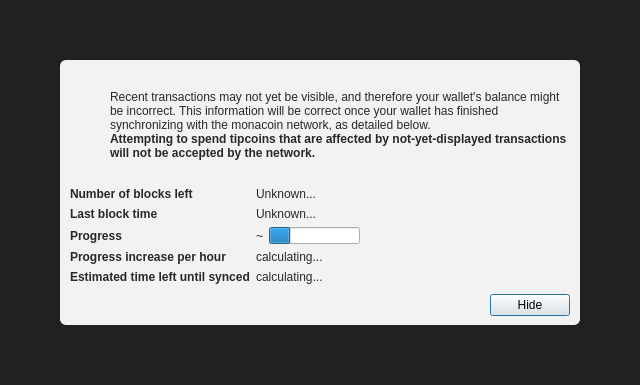
<?xml version="1.0" encoding="UTF-8"?>
<ui version="4.0">
 <class>ModalOverlay</class>
 <widget class="ModalOverlay" name="ModalOverlay">
  <property name="geometry">
   <rect>
    <x>0</x>
    <y>0</y>
    <width>640</width>
    <height>385</height>
   </rect>
  </property>
  <property name="windowTitle">
   <string>Form</string>
  </property>
  <layout class="QVBoxLayout" name="verticalLayout" stretch="0">
   <property name="sizeConstraint">
    <enum>QLayout::SetDefaultConstraint</enum>
   </property>
   <property name="leftMargin">
    <number>0</number>
   </property>
   <property name="topMargin">
    <number>0</number>
   </property>
   <property name="rightMargin">
    <number>0</number>
   </property>
   <property name="bottomMargin">
    <number>0</number>
   </property>
   <item>
    <widget class="QWidget" name="bgWidget" native="true">
     <property name="styleSheet">
      <string notr="true">#bgWidget { background: rgba(0,0,0,220); }</string>
     </property>
     <layout class="QVBoxLayout" name="verticalLayoutMain" stretch="1">
      <property name="leftMargin">
       <number>60</number>
      </property>
      <property name="topMargin">
       <number>60</number>
      </property>
      <property name="rightMargin">
       <number>60</number>
      </property>
      <property name="bottomMargin">
       <number>60</number>
      </property>
      <item>
       <widget class="QWidget" name="contentWidget" native="true">
        <property name="styleSheet">
         <string notr="true">#contentWidget { background: rgba(255,255,255,240); border-radius: 6px; }

QLabel { color: rgb(40,40,40);  }</string>
        </property>
        <layout class="QVBoxLayout" name="verticalLayoutSub" stretch="1,0,0,0">
         <property name="spacing">
          <number>0</number>
         </property>
         <property name="leftMargin">
          <number>10</number>
         </property>
         <property name="topMargin">
          <number>10</number>
         </property>
         <property name="rightMargin">
          <number>10</number>
         </property>
         <property name="bottomMargin">
          <number>10</number>
         </property>
         <item>
          <layout class="QHBoxLayout" name="horizontalLayoutIconText" stretch="0,1">
           <property name="topMargin">
            <number>20</number>
           </property>
           <item>
            <layout class="QVBoxLayout" name="verticalLayoutIcon">
             <property name="leftMargin">
              <number>0</number>
             </property>
             <item>
              <widget class="QPushButton" name="warningIcon">
               <property name="enabled">
                <bool>false</bool>
               </property>
               <property name="text">
                <string/>
               </property>
               <property name="icon">
                <iconset>
                 <normaloff>:/icons/warning</normaloff>
                 <disabledoff>:/icons/warning</disabledoff>:/icons/warning</iconset>
               </property>
               <property name="iconSize">
                <size>
                 <width>48</width>
                 <height>48</height>
                </size>
               </property>
               <property name="flat">
                <bool>true</bool>
               </property>
              </widget>
             </item>
             <item>
              <spacer name="verticalSpacerWarningIcon">
               <property name="orientation">
                <enum>Qt::Vertical</enum>
               </property>
               <property name="sizeHint" stdset="0">
                <size>
                 <width>20</width>
                 <height>40</height>
                </size>
               </property>
              </spacer>
             </item>
            </layout>
           </item>
           <item>
            <layout class="QVBoxLayout" name="verticalLayoutInfoText">
             <property name="leftMargin">
              <number>0</number>
             </property>
             <property name="topMargin">
              <number>0</number>
             </property>
             <item>
              <widget class="QLabel" name="infoText">
               <property name="text">
                <string>Recent transactions may not yet be visible, and therefore your wallet's balance might be incorrect. This information will be correct once your wallet has finished synchronizing with the monacoin network, as detailed below.</string>
               </property>
               <property name="textFormat">
                <enum>Qt::RichText</enum>
               </property>
               <property name="wordWrap">
                <bool>true</bool>
               </property>
              </widget>
             </item>
             <item>
              <widget class="QLabel" name="infoTextStrong">
               <property name="font">
                <font>
                 <weight>75</weight>
                 <bold>true</bold>
                </font>
               </property>
               <property name="text">
                <string>Attempting to spend tipcoins that are affected by not-yet-displayed transactions will not be accepted by the network.</string>
               </property>
               <property name="textFormat">
                <enum>Qt::RichText</enum>
               </property>
               <property name="wordWrap">
                <bool>true</bool>
               </property>
              </widget>
             </item>
             <item>
              <spacer name="verticalSpacerInTextSpace">
               <property name="orientation">
                <enum>Qt::Vertical</enum>
               </property>
               <property name="sizeHint" stdset="0">
                <size>
                 <width>20</width>
                 <height>40</height>
                </size>
               </property>
              </spacer>
             </item>
            </layout>
           </item>
          </layout>
         </item>
         <item>
          <spacer name="verticalSpacerAfterText">
           <property name="orientation">
            <enum>Qt::Vertical</enum>
           </property>
           <property name="sizeHint" stdset="0">
            <size>
             <width>20</width>
             <height>40</height>
            </size>
           </property>
          </spacer>
         </item>
         <item>
          <layout class="QFormLayout" name="formLayout">
           <property name="fieldGrowthPolicy">
            <enum>QFormLayout::FieldsStayAtSizeHint</enum>
           </property>
           <property name="horizontalSpacing">
            <number>6</number>
           </property>
           <property name="verticalSpacing">
            <number>6</number>
           </property>
           <property name="topMargin">
            <number>10</number>
           </property>
           <item row="0" column="0">
            <widget class="QLabel" name="labelNumberOfBlocksLeft">
             <property name="font">
              <font>
               <weight>75</weight>
               <bold>true</bold>
              </font>
             </property>
             <property name="text">
              <string>Number of blocks left</string>
             </property>
            </widget>
           </item>
           <item row="0" column="1">
            <widget class="QLabel" name="numberOfBlocksLeft">
             <property name="text">
              <string>Unknown...</string>
             </property>
            </widget>
           </item>
           <item row="1" column="0">
            <widget class="QLabel" name="labelLastBlockTime">
             <property name="font">
              <font>
               <weight>75</weight>
               <bold>true</bold>
              </font>
             </property>
             <property name="text">
              <string>Last block time</string>
             </property>
            </widget>
           </item>
           <item row="1" column="1">
            <widget class="QLabel" name="newestBlockDate">
             <property name="sizePolicy">
              <sizepolicy hsizetype="Maximum" vsizetype="Preferred">
               <horstretch>0</horstretch>
               <verstretch>0</verstretch>
              </sizepolicy>
             </property>
             <property name="text">
              <string>Unknown...</string>
             </property>
            </widget>
           </item>
           <item row="2" column="0">
            <widget class="QLabel" name="labelSyncDone">
             <property name="font">
              <font>
               <weight>75</weight>
               <bold>true</bold>
              </font>
             </property>
             <property name="text">
              <string>Progress</string>
             </property>
            </widget>
           </item>
           <item row="2" column="1">
            <layout class="QHBoxLayout" name="horizontalLayoutSync" stretch="0,1">
             <item>
              <widget class="QLabel" name="percentageProgress">
               <property name="text">
                <string notr="true">~</string>
               </property>
              </widget>
             </item>
             <item>
              <widget class="QProgressBar" name="progressBar">
               <property name="value">
                <number>24</number>
               </property>
               <property name="format">
                <string/>
               </property>
              </widget>
             </item>
            </layout>
           </item>
           <item row="4" column="0">
            <widget class="QLabel" name="labelProgressIncrease">
             <property name="font">
              <font>
               <weight>75</weight>
               <bold>true</bold>
              </font>
             </property>
             <property name="text">
              <string>Progress increase per hour</string>
             </property>
            </widget>
           </item>
           <item row="4" column="1">
            <widget class="QLabel" name="progressIncreasePerH">
             <property name="text">
              <string>calculating...</string>
             </property>
            </widget>
           </item>
           <item row="5" column="0">
            <widget class="QLabel" name="labelEstimatedTimeLeft">
             <property name="font">
              <font>
               <weight>75</weight>
               <bold>true</bold>
              </font>
             </property>
             <property name="text">
              <string>Estimated time left until synced</string>
             </property>
            </widget>
           </item>
           <item row="5" column="1">
            <widget class="QLabel" name="expectedTimeLeft">
             <property name="text">
              <string>calculating...</string>
             </property>
            </widget>
           </item>
          </layout>
         </item>
         <item>
          <layout class="QHBoxLayout" name="horizontalLayoutButtons">
           <property name="leftMargin">
            <number>10</number>
           </property>
           <property name="topMargin">
            <number>10</number>
           </property>
           <item>
            <spacer name="horizontalSpacer">
             <property name="orientation">
              <enum>Qt::Horizontal</enum>
             </property>
             <property name="sizeHint" stdset="0">
              <size>
               <width>40</width>
               <height>20</height>
              </size>
             </property>
            </spacer>
           </item>
           <item>
            <widget class="QPushButton" name="closeButton">
             <property name="text">
              <string>Hide</string>
             </property>
             <property name="focusPolicy">
              <enum>Qt::StrongFocus</enum>
             </property>
             <property name="default">
              <bool>true</bool>
             </property>
            </widget>
           </item>
          </layout>
         </item>
        </layout>
       </widget>
      </item>
     </layout>
    </widget>
   </item>
  </layout>
 </widget>
 <customwidgets>
  <customwidget>
   <class>ModalOverlay</class>
   <extends>QWidget</extends>
   <header>qt/modaloverlay.h</header>
   <container>1</container>
  </customwidget>
 </customwidgets>
 <resources/>
 <connections/>
</ui>
